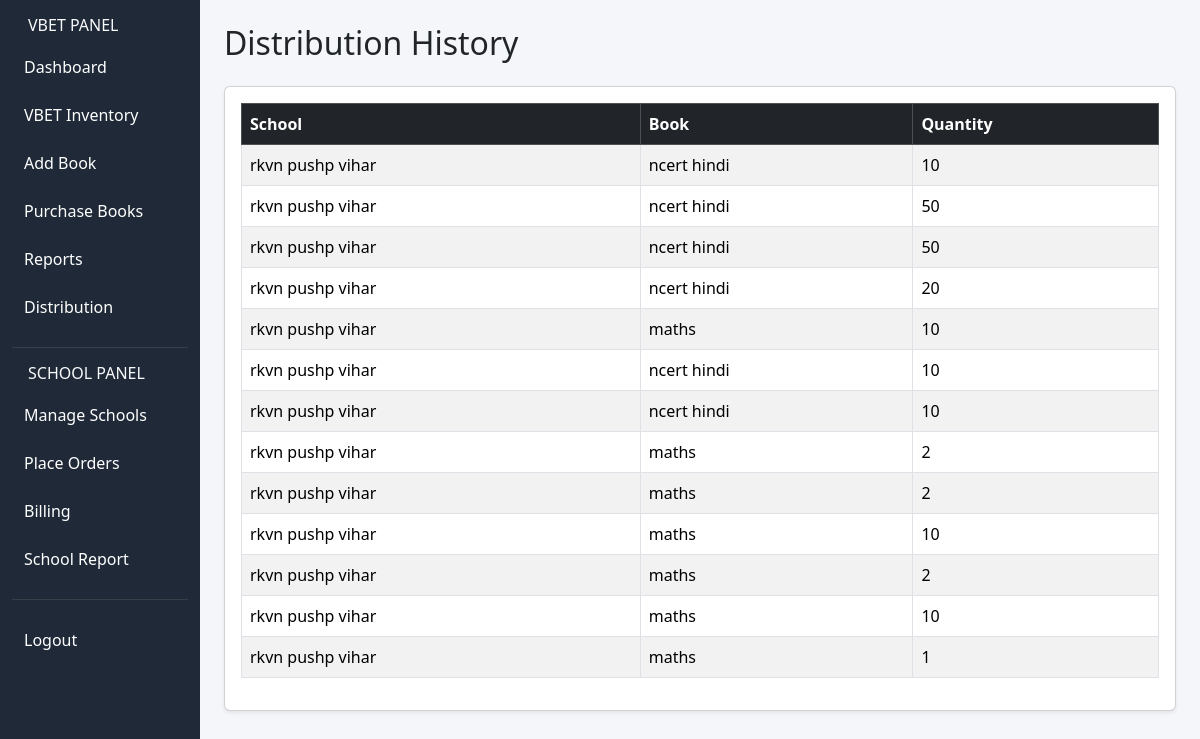
/distribution, run on the app's committed database.
### tables this page shows
CREATE TABLE orders(
        id INTEGER PRIMARY KEY AUTOINCREMENT,
        school_id INTEGER,
        book_id INTEGER,
        qty INTEGER,
        status TEXT
    , approved_qty INTEGER DEFAULT 0);

CREATE TABLE schools(
        id INTEGER PRIMARY KEY AUTOINCREMENT,
        name TEXT
    , address TEXT, contact_person TEXT, phone TEXT);

CREATE TABLE books(
        id INTEGER PRIMARY KEY AUTOINCREMENT,
        name TEXT,
        class TEXT,
        mrp INTEGER
    );

### app.py (the view)
@app.route("/distribution")
def distribution():
    conn = db()
    c = conn.cursor()
    data = c.execute("""
    SELECT schools.name, books.name, orders.qty
    FROM orders
    JOIN schools ON schools.id = orders.school_id
    JOIN books ON books.id = orders.book_id
    WHERE orders.status = 'Approved'
    """).fetchall()
    conn.close()
    return render_template("distribution.html", data=data)# ---------------- DATABASE ----------------

### app.py (called while the page is built)
def db():
    return sqlite3.connect(DB)

### templates/distribution.html (shortened to what this page needs)
{% extends "base.html" %}
{% block content %}
<h2 class="mb-4">Distribution History</h2>
<div class="card p-3 shadow-sm">
<table class="table table-striped table-bordered align-middle">
<thead class="table-dark">
<tr>
<th>School</th>
<th>Book</th>
<th>Quantity</th>
</tr>
</thead>
<tbody>
{% for d in data %}
<tr>
<td>{{d[0]}}</td>
<td>{{d[1]}}</td>
<td>{{d[2]}}</td>
</tr>
{% endfor %}
</tbody>
</table>
</div>
{% endblock %}

### templates/base.html (shortened to what this page needs)
<!DOCTYPE html>
<html>
<head>
<link rel="stylesheet"
href="https://cdn.jsdelivr.net/npm/bootstrap@5.3.3/dist/css/bootstrap.min.css">
</head>
<body>
<div class="container-fluid">
<div class="row">
<div class="col-md-2 sidebar">
<h6 class="text-light mt-3 px-3">VBET PANEL</h6>
<a href="/dashboard">Dashboard</a>
<a href="/vbet_inventory">VBET Inventory</a>
<a href="/add_book">Add Book</a>
<a href="/purchase">Purchase Books</a>
<a href="/reports">Reports</a>
<a href="/distribution">Distribution</a>
<hr style="border-color: gray;">
<h6 class="text-light px-3">SCHOOL PANEL</h6>
<a href="/schools">Manage Schools</a>
<a href="/orders">Place Orders</a>
<a href="/billing">Billing</a>
<a href="/reports/school">School Report</a>
<hr style="border-color: gray;">
<a href="/logout">Logout</a>
</div>
<div class="col-md-10 p-4">
{% block content %}
{% endblock %}
</div>
</div>
</div>
</body>
</html>

### templates/base.html (style rules this page uses)
body { background:#f4f6f9; }
.sidebar { height:100vh; background:#1f2937; color:white; }
.sidebar a { color:white; display:block; padding:12px; text-decoration:none; }

### data on the page
orders: name "rkvn pushp vihar", name "ncert hindi", qty "10"
orders: name "rkvn pushp vihar", name "ncert hindi", qty "50"
orders: name "rkvn pushp vihar", name "ncert hindi", qty "50"
orders: name "rkvn pushp vihar", name "ncert hindi", qty "20"
orders: name "rkvn pushp vihar", name "maths", qty "10"
orders: name "rkvn pushp vihar", name "ncert hindi", qty "10"
orders: name "rkvn pushp vihar", name "ncert hindi", qty "10"
orders: name "rkvn pushp vihar", name "maths", qty "2"
orders: name "rkvn pushp vihar", name "maths", qty "2"
orders: name "rkvn pushp vihar", name "maths", qty "10"
orders: name "rkvn pushp vihar", name "maths", qty "2"
orders: name "rkvn pushp vihar", name "maths", qty "10"
orders: name "rkvn pushp vihar", name "maths", qty "1"
